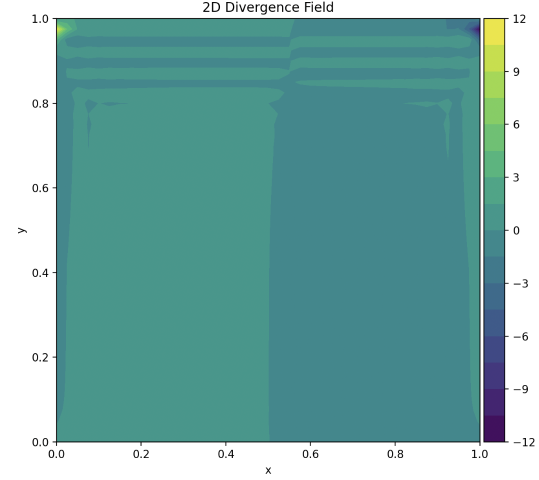
#> input picture images/Divergence_CavityFlow.png, 1078 x 960 px (shown at 1/2 size)
$ python resize.py
#> lines starting #> are read from the running program, lines starting #| are printed output that depends on the picture
from PIL import Image

# Open the original image
img = Image.open("Divergence_CavityFlow.png")
#> img is the input picture: PIL image 1078x960 RGBA; mean R, G, B, A 119.4, 170.1, 167.4, 255

# Define the max width you want
max_width = 400

# Compute the proportional height
w_percent = max_width / float(img.size[0])
#> w_percent = 0.371
new_height = int(float(img.size[1]) * w_percent)
#> new_height = 356

# Resize with aspect ratio preserved
img_resized = img.resize((max_width, new_height), Image.LANCZOS)
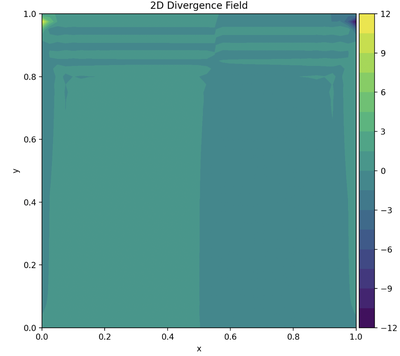
#> img_resized: PIL image 400x356 RGBA; mean R, G, B, A 119.1, 169.9, 167.1, 255

# Save the resized image
img_resized.save("Divergence_CavityFlow_small.png")
